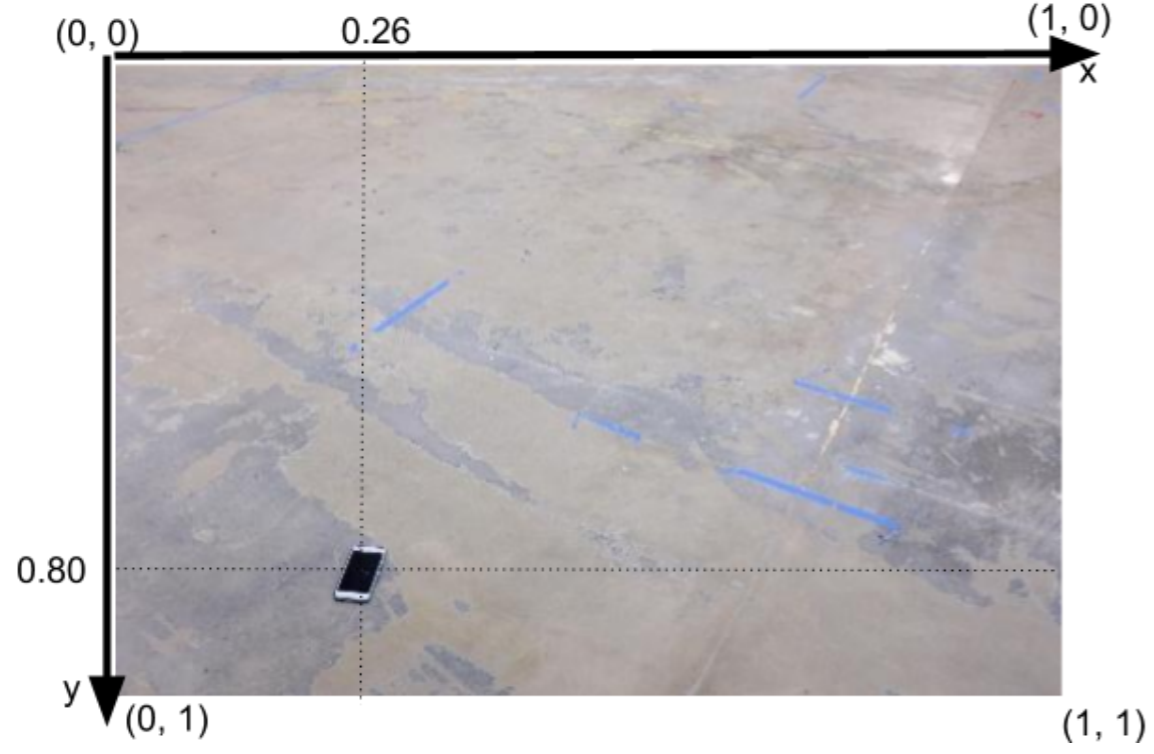
#> input picture FIND_PHONE/EXAMPLE.PNG, 1154 x 754 px
$ python find_phone.py EXAMPLE.PNG
#> lines starting #> are read from the running program, lines starting #| are printed output that depends on the picture; after the words box and inside, x2 and y2 are one past the last pixel; in counts of white or black regions, pixels touching at a corner belong together; long printed decimals are rounded
#import necessary libraries
import sys
import numpy as np
import cv2
import imutils

#save user input image file
image_file = str(sys.argv[1])

#load image and convert to grayscale
image = cv2.imread(image_file)
#> image is the input picture: shape (754, 1154, 3); mean B, G, R 194.1, 192.7, 196
gray = cv2.cvtColor(image, cv2.COLOR_BGR2GRAY)

#convert image to binary and invert (for contours)
blurred = cv2.GaussianBlur(gray, (5, 5), 0)
thresh = cv2.threshold(blurred, 60, 255, cv2.THRESH_BINARY)[1]
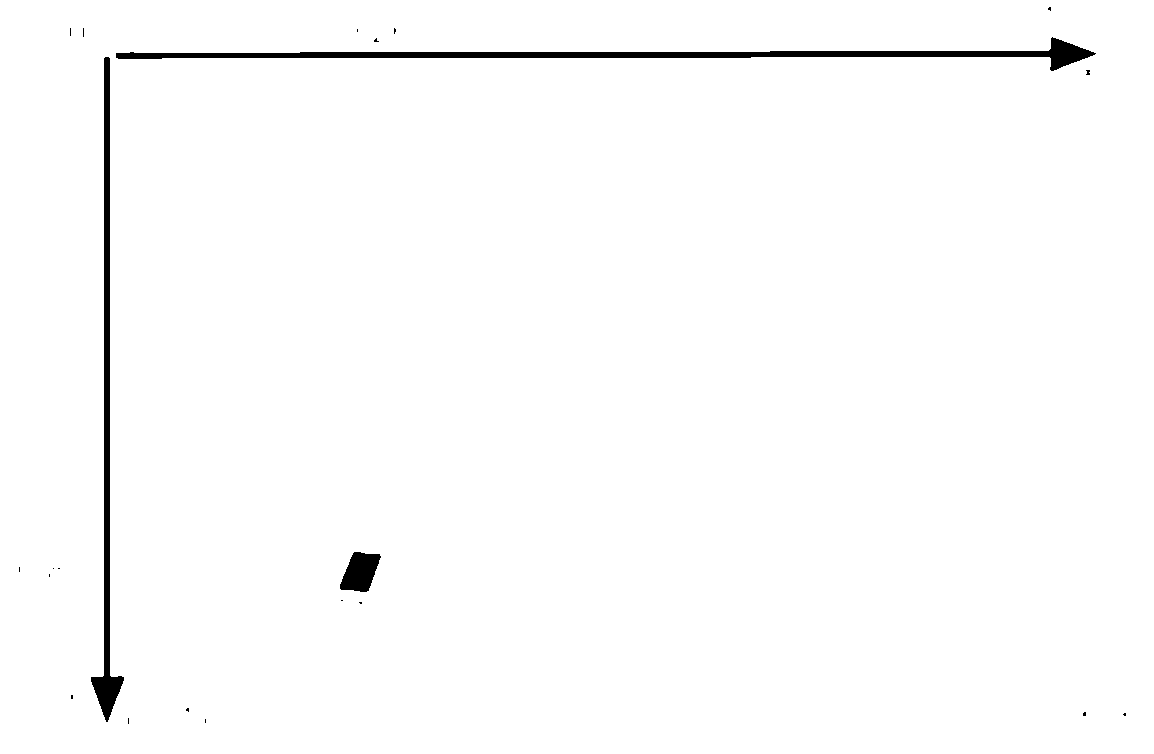
#> thresh: shape (754, 1154); 98.6% white; 22 black regions (19 under 20 px), largest, box (x1, y1, x2, y2) and area: (116, 37, 1096, 71) 6267, (91, 57, 124, 722) 4545, (340, 552, 381, 592) 1112
thresh = cv2.bitwise_not(thresh)
#> thresh: shape (754, 1154); 1.4% white; 22 white regions (19 under 20 px)

#calculate contours
cnts = cv2.findContours(thresh.copy(), cv2.RETR_EXTERNAL, cv2.CHAIN_APPROX_SIMPLE)
#> cnts = 22 contours, 19 with area under 20; largest, box (x1, y1, x2, y2) and area: (116, 37, 1096, 71) 5274, (91, 57, 124, 722) 3866, (340, 552, 381, 592) 1048
cnts = imutils.grab_contours(cnts)
N = len(cnts)
#> N = 22

#if no proper contours calculated
if not N:
	print("0.5 0.5")

#else, contour "algorithm" to detect phone contour
else:
	cnts_values = np.ones(N)*np.maximum(image.shape[0],image.shape[1])
#> cnts_values = 22 values from 1154 to 1154
	for i in range(N):
	    param = cv2.arcLength(cnts[i],True)/4
	    area = np.sqrt(cv2.contourArea(cnts[i]))
	    if (param>10) and (area>10):
	        cnts_values[i] = np.absolute(param-area)/np.minimum(param,area)
#> this loop made 22 passes
#> (param, area) on passes 13, 15, 17: (34.67, 32.38), (342.8, 62.18), (501, 72.62)
#> after the loop, cnts_values = 22 values, max 1154 at index 0, min 0.0706 at index 12, mean 997.1
	phone = np.argmin(cnts_values)
#> phone = 12

	#calculate and print center
	M = cv2.moments(cnts[phone])
#> M = moments, m00 1048.5, centre m10/m00, m01/m00 = (359.9, 571.7)
	cX = int(M["m10"] / M["m00"])
#> cX = 359
	cY = int(M["m01"] / M["m00"])
#> cY = 571
	print(str(cX/image.shape[1]) + ' ' + str(cY/image.shape[0]))
#| 0.3111 0.7573
